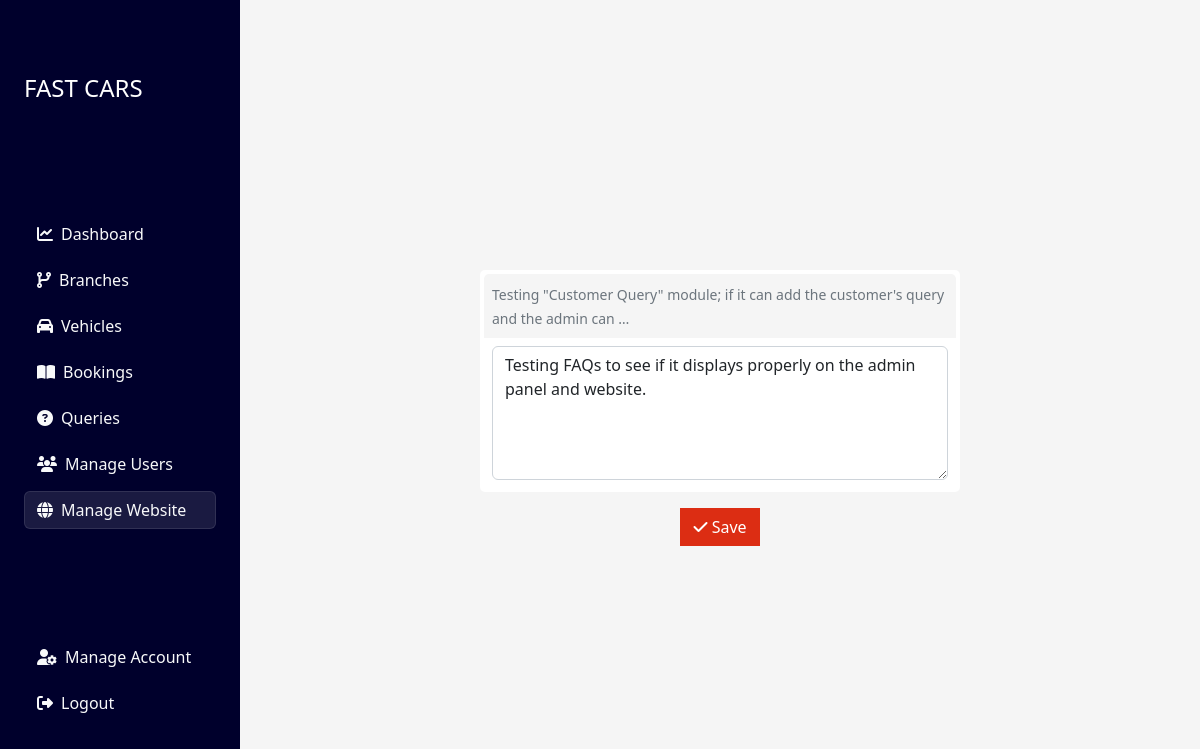
Page /site-administrator/manage_site/edit_faq/1 (signed in) on the committed database.
### main_site/models.py (models this page shows, shortened)
class CustomerQuery(models.Model):
    firstname = models.CharField(max_length=50)
    lastname = models.CharField(max_length=50)
    email = models.EmailField(max_length=80)
    message = models.TextField()
    date = models.DateField(auto_now_add=True)
    resolved = models.BooleanField(default=False)

class FAQ(models.Model):
    query = models.ForeignKey(
        CustomerQuery, on_delete=models.CASCADE, related_name='faq')
    reply = models.TextField()

### admin_panel/views.py (the view)
# urls.py: path('manage_site/edit_faq/<int:id>', edit_faq, name="edit_faq"),
@login_required
def edit_faq(request, id):
    if request.user.is_staff:
        faq = FAQ.objects.get(id=id)
        query = faq.query
        if request.method == 'POST':
            faqForm = FaqForm(request.POST or None, instance=faq)
            if faqForm.is_valid():
                faq = faqForm.save(commit=False)
                faq.query = query
                faq.save()
                return redirect('manage_site')
        else:
            faqForm = FaqForm(instance=faq)
        context = {
            'faqForm': faqForm,
            'query': query,
        }
        return render(request, 'admin_panel/faq_form.html', context)
    else:
        return redirect('home')

### admin_panel/forms.py
class FaqForm(forms.ModelForm):
    reply = forms.CharField(label="", widget=forms.Textarea(attrs={"class": "form-control col-12", "rows": 5, "placeholder": "Add a reply or answer to the question asked."}))
    class Meta:
        model = FAQ
        fields = ('reply',)

### admin_panel/templates/admin_panel/faq_form.html (shortened to what this page needs)
{% extends 'base.html' %}
{% load static %}
{% block main %}
<div class="col-12 d-flex flex-wrap">
    <div class="col-12 col-lg">
        {% include 'partials/sidenav.html' %}
    </div>
    <div class="main_content d-flex justify-content-center align-items-center">
        <div class="col-11 col-md-8 col-lg-6">
            <form method="post" action="">
                <div class="py-3">
                    <div class="faq p-1 col-12">
                        <div class="question col-12 p-2">
                            <small class="text-muted">{{query.message|truncatewords:15}}</small>
                        </div>
                        <div class="reply p-2 col-12">
                            {{faqForm}}
                        </div>
                    </div>
                </div>
                <div class="text-center">
                    <button type="submit" class="btn rounded-0 text-white" style="background: var(--orange);"><i class="fas fa-check"></i>
                        Save</button>
                </div>
            </form>
        </div>
    </div>
</div>
{% endblock main %}

### static/css/index.css (style rules this page uses)
* { margin: 0; padding: 0; }
:root { --orange: #DC2D13; --black: #222; --blue: rgb(0, 0, 44); }
body { background: #f5f5f5 !important; }
.main_content { width: 80%; max-height: 100vh; overflow-y: scroll; }

### admin_panel/templates/admin_panel/faq_form.html (style rules this page uses)
.faq { background: white; border-radius: 5px; }
.question { background: #f5f5f5; border-radius: 5px 5px 0 0; }

### rows in the picture
CustomerQuery: message "Testing \"Customer Query\" module; if it can add the customer's query and the admin can …"
FAQ: reply "Testing FAQs to see if it displays properly on the admin panel and website."
